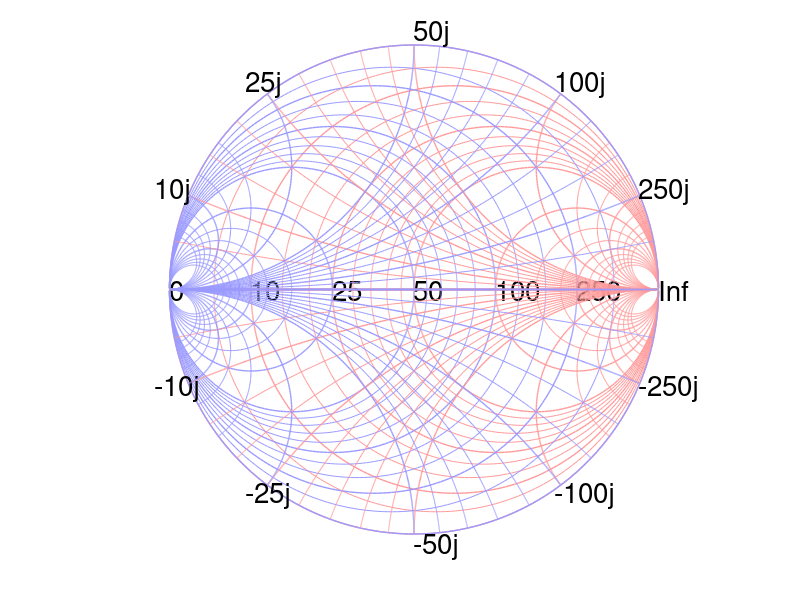

Recreate this plot in MATLAB.
%draw smith chart 
%modified by IMSAI Guy 2021
%GNU Octave m file

    Z0=50;
    bluecolor=[0.6 .6 1];
    redcolor=[1 0.6 0.6];
    fsize=20;
%resistance coarse
    for k=[1e-9  0.2 0.5 1 2 5 1e9]
        z=Z0*k + [ -10.^(-4:0.01:4) 10.^(-4:0.01:4) ]*Z0*1i;
        gamma_ZL=(Z0-z)./(Z0+z);
        plot(-real(gamma_ZL),imag(gamma_ZL),'LineWidth',1,'Color',redcolor);
        if k<100
            text(min(-real(gamma_ZL)),0,sprintf('%.0f',Z0*k),'FontSize',fsize);
        else
            text(min(-real(gamma_ZL)),0,sprintf('Inf'),'FontSize',fsize);
        end
        hold on;
    end
%resistance fine 
    for k=[0.1 0.3 0.4 0.6 0.7 0.8 0.9 3 4 6 7 8 9]
        z=Z0*k + [-10.^(-4:0.01:4) 10.^(-4:0.01:4) ]*Z0*1i;
        gamma_ZL=(Z0-z)./(Z0+z);
        plot(-real(gamma_ZL),imag(gamma_ZL),'Color',redcolor,'LineWidth',0.5);
    end
%conductance coarse
    for k=[1e-9 0.2 0.5 1 2 5 1e9]
        z=Z0*k + [-10.^(-4:0.01:4) 10.^(-4:0.01:4) ]*Z0*1i;
        gamma_ZL=(Z0-z)./(Z0+z);
        plot(real(gamma_ZL),imag(gamma_ZL),'LineWidth',1,'Color',bluecolor);
        hold on;
    end
%conductance fine
    for k=[0.1 0.3 0.4 0.6 0.7 0.8 0.9 3 4 6 7 8 9]
        z=Z0*k + [-10.^(-4:0.01:4) 10.^(-4:0.01:4) ]*Z0*1i;
        gamma_ZL=(Z0-z)./(Z0+z);
        plot(real(gamma_ZL),imag(gamma_ZL),'Color',bluecolor,'LineWidth',0.1);
    end
%reactance coarse
    for k=[1e-30  0.2 0.5  1 2  5  1e3]
        z=10.^(-4:0.01:4)*Z0 + Z0*1i*k;
        gamma_ZL=(Z0-z)./(Z0+z);
        r=abs(-gamma_ZL);
        plot(-real(gamma_ZL), imag(gamma_ZL),'Color',redcolor,'LineWidth',1);
        plot(-real(gamma_ZL),-imag(gamma_ZL),'Color',redcolor,'LineWidth',1);
        hold on;
        if k<100 && k>0.01
            text(min(-real(gamma_ZL))*1.15,min( imag(gamma_ZL))*1.05,sprintf('%.0fj',-k*Z0),'FontSize',fsize);
            text(min(-real(gamma_ZL))*1.15,max(-imag(gamma_ZL))*1.05,sprintf('%.0fj',k*Z0),'FontSize',fsize);
        end
     end
%reactance fine
    for k=[.1  0.3 0.4 0.6 0.7  0.8 0.9  3 4  6 7 8 9]
        z=10.^(-4:0.01:4)*Z0 + Z0*1i*k;
        gamma_ZL=(Z0-z)./(Z0+z);
        r=abs(-gamma_ZL);
        plot(-real(gamma_ZL), imag(gamma_ZL),'Color',redcolor,'LineWidth',0.5);
        plot(-real(gamma_ZL),-imag(gamma_ZL),'Color',redcolor,'LineWidth',0.5);
        hold on;
    end
%susceptance coarse
    for k=[1e-30  0.2 0.5  1 2  5  1e3]
        z=10.^(-4:0.01:4)*Z0 + Z0*1i*k;
        gamma_ZL=(Z0-z)./(Z0+z);
        r=abs(-gamma_ZL);
        plot(real(gamma_ZL), imag(gamma_ZL),'Color',bluecolor,'LineWidth',1);
        plot(real(gamma_ZL),-imag(gamma_ZL),'Color',bluecolor,'LineWidth',1);
        hold on;
        
     end
%susceptance fine
    for k=[.1  0.3 0.4 0.6 0.7  0.8 0.9  3 4  6 7 8 9]
        z=10.^(-4:0.01:4) *Z0 + Z0*1i*k;
        gamma_ZL=(Z0-z)./(Z0+z);
        r=abs(-gamma_ZL);
        plot(real(gamma_ZL), imag(gamma_ZL),'Color',bluecolor,'LineWidth',0.5);
        plot(real(gamma_ZL),-imag(gamma_ZL),'Color',bluecolor,'LineWidth',0.5);
        hold on;
    end
      
    xlim([-1 1])
    ylim([-1 1])
    hold off
    axis square
    set(gca,'Visible','off')
    shg
    